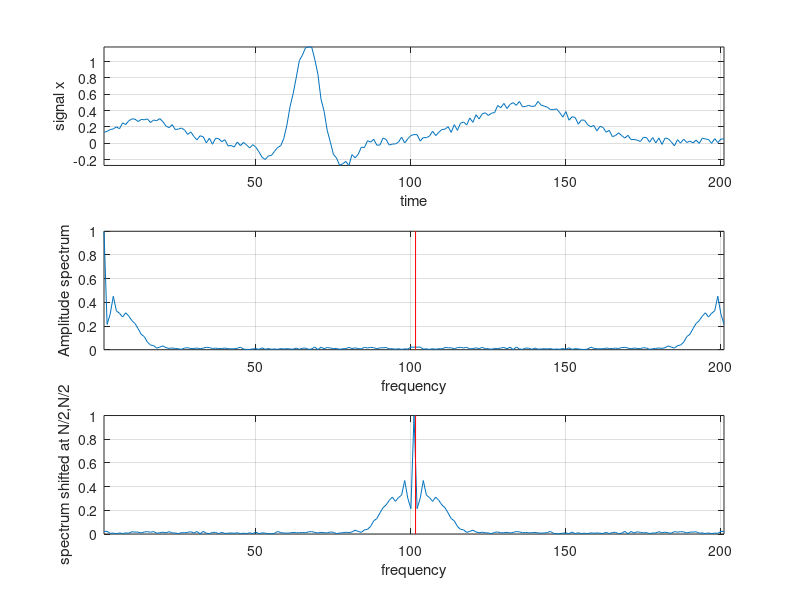

Here is the MATLAB script that generated this plot:
function []=shiftTheorem()
clc;close all; 
X=load('ecg.txt');
x=X(200:400);
N=length(x);
subplot(3,1,1);plot(x);grid on;
xlabel('time');ylabel('signal x');
axis([1 N min(x) max(x)]);grid on;

Fx=fft(x);

%Κάνει το complex => real 
Fx_ampl=abs(Fx);

subplot(3,1,2);plot(Fx_ampl./max(Fx_ampl));grid on;hold on;
N=length(Fx_ampl);
xaxis=[N/2+1 N/2+1];yaxis=[0 max(Fx_ampl)];
line(xaxis, yaxis,'color','r');
xlabel('frequency');ylabel('Amplitude spectrum');
axis([1 N 0 1]);grid on;

% Η μετατόπιση 
y1=fftshift(Fx_ampl');
subplot(3,1,3);plot(y1./max(y1));hold on; line(xaxis, yaxis,'color','r');
axis([1 N 0 1]);grid on;    
xlabel('frequency');ylabel('spectrum shifted at N/2,N/2');
